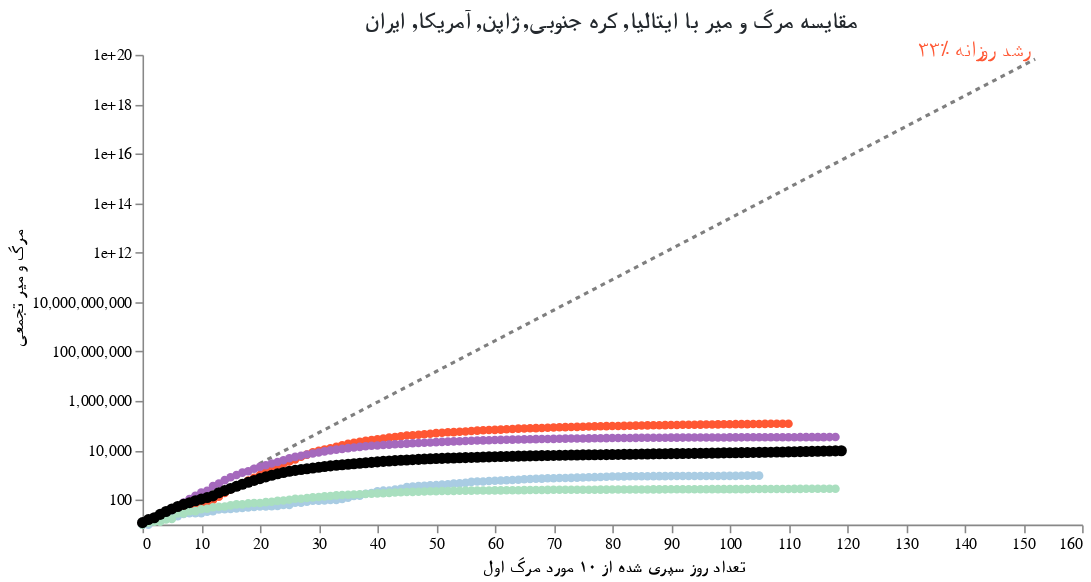

Notebook cell for this chart:
### Markdown cell above
کشور مورد نظر خود را انتخاب کنید:

### Code cell
#hide_input
base = alt.Chart(dff2, width=600).encode(
    x=alt.X(f'{COL_X}:Q',axis=alt.Axis(titleFont='Tahoma',title='تعداد روز سپری شده از ۱۰ مورد مرگ اول')),
    y=alt.Y('Confirmed Cases:Q', scale=alt.Scale(type='log'), axis=alt.Axis(titleFont='Tahoma', title='مرگ و میر تجمعی')),
    color=alt.Color('Country:N', scale=alt.Scale(domain=color_domain, range=color_range), legend=None),
    tooltip=['Country', 'Date', 'Confirmed Cases', COL_X]
)

country_selection = alt.selection_single(
    name='Select', fields=['Country'], 
    bind=alt.binding_select(options=list(sorted(set(countries) - set(baseline_countries)))),
    init={'Country': 'ایران'})

date_filter = alt.datum['Date'] >= int(max_date.timestamp() * 1000)
base2 = base.transform_filter(alt.FieldOneOfPredicate('Country', baseline_countries))
base3 = base.transform_filter(country_selection)
base4 = base3.transform_filter(date_filter)

max_day = dff2[COL_X].max()
ref = pd.DataFrame([[x, SINCE_CASES_NUM*1.33**x] for x in range(max_day+1)], columns=[COL_X, 'Confirmed Cases'])
base_ref = alt.Chart(ref).encode(x=f'{COL_X}:Q', y='Confirmed Cases:Q')
base_ref_f = base_ref.transform_filter(alt.datum[COL_X] >= max_day)

chart5 = (
 base_ref.mark_line(color='black', opacity=.5, strokeDash=[3,3]) + 
 base_ref_f.mark_text(dy=-6, align='right', fontSize=14, color='#FF5733', text='۳۳٪ رشد روزانه') + 
 base2.mark_line(point=True, tooltip=True) +
 base3.mark_line(point={'size':50}, tooltip=True) +
 base2.transform_filter(date_filter).mark_text(dy=-8, align='right').encode(text='Country:N') +
 base4.mark_text(dx=8, align='left', fontWeight='bold').encode(text='Country:N') +
 base4.mark_text(dx=8, dy=12, align='left', fontWeight='bold').encode(text='Confirmed Cases:Q')
).add_selection(country_selection).properties(
    title=f"مقایسه مرگ و میر با {', '.join(baseline_countries)}"
).configure_title(fontSize=15, font='Tahoma', color='#24292e').configure_axis(
    grid=False
    ).configure_view(
    strokeOpacity=0
    )
chart5

### Figure 1 — Vega-Lite specification as saved in the notebook (floating-point values rounded to 4 significant figures; data arrays with more than 128 entries replaced by an {"elided": "..."} marker saying what was removed)
{"config": {"view": {"continuousWidth": 400, "continuousHeight": 300, "strokeOpacity": 0}, "axis": {"grid": false}, "title": {"color": "#24292e", "font": "Tahoma", "fontSize": 15}}, "layer": [{"mark": {"type": "line", "color": "black", "opacity": 0.5, "strokeDash": [3, 3]}, "encoding": {"x": {"type": "quantitative", "field": "Days since 10th death"}, "y": {"type": "quantitative", "field": "Confirmed Cases"}}, "selection": {"Select": {"type": "single", "fields": ["Country"], "bind": {"input": "select", "options": ["آلمان", "استرالیا", "اسپانیا", "انگلیس", "فرانسه", "هند", "چین", "کانادا"]}, "init": {"Country": "ایران"}}}}, {"mark": {"type": "text", "align": "right", "color": "#FF5733", "dy": -6, "fontSize": 14, "text": "۳۳٪ رشد روزانه"}, "encoding": {"x": {"type": "quantitative", "field": "Days since 10th death"}, "y": {"type": "quantitative", "field": "Confirmed Cases"}}, "transform": [{"filter": "(datum['Days since 10th death'] >= 152)"}]}, {"data": {"name": "data-1f8033877f290370ebff32212c637161"}, "mark": {"type": "line", "point": true, "tooltip": true}, "encoding": {"color": {"type": "nominal", "field": "Country", "legend": null, "scale": {"domain": ["آلمان", "آمریکا", "استرالیا", "اسپانیا", "انگلیس", "ایتالیا", "ایران", "فرانسه", "هند", "چین", "ژاپن", "کانادا", "کره جنوبی", "لامباردی"], "range": ["#E59866", "#FF5733", "#ABEBC6", "#D5F5E3", "#D7BDE2", "#A569BD", "black", "#EB984E", "#C1B7AD", "#A1BA59", "#A9CCE3", "#F9E79F", "#A9DFBF", "#C1B7AD"]}}, "tooltip": [{"type": "nominal", "field": "Country"}, {"type": "temporal", "field": "Date"}, {"type": "quantitative", "field": "Confirmed Cases"}, {"type": "quantitative", "field": "Days since 10th death"}], "x": {"type": "quantitative", "axis": {"title": "تعداد روز سپری شده از ۱۰ مورد مرگ اول", "titleFont": "Tahoma"}, "field": "Days since 10th death"}, "y": {"type": "quantitative", "axis": {"title": "مرگ و میر تجمعی", "titleFont": "Tahoma"}, "field": "Confirmed Cases", "scale": {"type": "log"}}}, "transform": [{"filter": {"field": "Country", "oneOf": ["ایتالیا", "کره جنوبی", "ژاپن", "آمریکا", "ایران"]}}], "width": 600}, {"data": {"name": "data-1f8033877f290370ebff32212c637161"}, "mark": {"type": "line", "point": {"size": 50}, "tooltip": true}, "encoding": {"color": {"type": "nominal", "field": "Country", "legend": null, "scale": {"domain": ["آلمان", "آمریکا", "استرالیا", "اسپانیا", "انگلیس", "ایتالیا", "ایران", "فرانسه", "هند", "چین", "ژاپن", "کانادا", "کره جنوبی", "لامباردی"], "range": ["#E59866", "#FF5733", "#ABEBC6", "#D5F5E3", "#D7BDE2", "#A569BD", "black", "#EB984E", "#C1B7AD", "#A1BA59", "#A9CCE3", "#F9E79F", "#A9DFBF", "#C1B7AD"]}}, "tooltip": [{"type": "nominal", "field": "Country"}, {"type": "temporal", "field": "Date"}, {"type": "quantitative", "field": "Confirmed Cases"}, {"type": "quantitative", "field": "Days since 10th death"}], "x": {"type": "quantitative", "axis": {"title": "تعداد روز سپری شده از ۱۰ مورد مرگ اول", "titleFont": "Tahoma"}, "field": "Days since 10th death"}, "y": {"type": "quantitative", "axis": {"title": "مرگ و میر تجمعی", "titleFont": "Tahoma"}, "field": "Confirmed Cases", "scale": {"type": "log"}}}, "transform": [{"filter": {"selection": "Select"}}], "width": 600}, {"data": {"name": "data-1f8033877f290370ebff32212c637161"}, "mark": {"type": "text", "align": "right", "dy": -8}, "encoding": {"color": {"type": "nominal", "field": "Country", "legend": null, "scale": {"domain": ["آلمان", "آمریکا", "استرالیا", "اسپانیا", "انگلیس", "ایتالیا", "ایران", "فرانسه", "هند", "چین", "ژاپن", "کانادا", "کره جنوبی", "لامباردی"], "range": ["#E59866", "#FF5733", "#ABEBC6", "#D5F5E3", "#D7BDE2", "#A569BD", "black", "#EB984E", "#C1B7AD", "#A1BA59", "#A9CCE3", "#F9E79F", "#A9DFBF", "#C1B7AD"]}}, "text": {"type": "nominal", "field": "Country"}, "tooltip": [{"type": "nominal", "field": "Country"}, {"type": "temporal", "field": "Date"}, {"type": "quantitative", "field": "Confirmed Cases"}, {"type": "quantitative", "field": "Days since 10th death"}], "x": {"type": "quantitative", "axis": {"title": "تعداد روز سپری شده از ۱۰ مورد مرگ اول", "titleFont": "Tahoma"}, "field": "Days since 10th death"}, "y": {"type": "quantitative", "axis": {"title": "مرگ و میر تجمعی", "titleFont": "Tahoma"}, "field": "Confirmed Cases", "scale": {"type": "log"}}}, "transform": [{"filter": {"field": "Country", "oneOf": ["ایتالیا", "کره جنوبی", "ژاپن", "آمریکا", "ایران"]}}, {"filter": "(datum['Date'] >= 1592870400000)"}], "width": 600}, {"data": {"name": "data-1f8033877f290370ebff32212c637161"}, "mark": {"type": "text", "align": "left", "dx": 8, "fontWeight": "bold"}, "encoding": {"color": {"type": "nominal", "field": "Country", "legend": null, "scale": {"domain": ["آلمان", "آمریکا", "استرالیا", "اسپانیا", "انگلیس", "ایتالیا", "ایران", "فرانسه", "هند", "چین", "ژاپن", "کانادا", "کره جنوبی", "لامباردی"], "range": ["#E59866", "#FF5733", "#ABEBC6", "#D5F5E3", "#D7BDE2", "#A569BD", "black", "#EB984E", "#C1B7AD", "#A1BA59", "#A9CCE3", "#F9E79F", "#A9DFBF", "#C1B7AD"]}}, "text": {"type": "nominal", "field": "Country"}, "tooltip": [{"type": "nominal", "field": "Country"}, {"type": "temporal", "field": "Date"}, {"type": "quantitative", "field": "Confirmed Cases"}, {"type": "quantitative", "field": "Days since 10th death"}], "x": {"type": "quantitative", "axis": {"title": "تعداد روز سپری شده از ۱۰ مورد مرگ اول", "titleFont": "Tahoma"}, "field": "Days since 10th death"}, "y": {"type": "quantitative", "axis": {"title": "مرگ و میر تجمعی", "titleFont": "Tahoma"}, "field": "Confirmed Cases", "scale": {"type": "log"}}}, "transform": [{"filter": {"selection": "Select"}}, {"filter": "(datum['Date'] >= 1592870400000)"}], "width": 600}, {"data": {"name": "data-1f8033877f290370ebff32212c637161"}, "mark": {"type": "text", "align": "left", "dx": 8, "dy": 12, "fontWeight": "bold"}, "encoding": {"color": {"type": "nominal", "field": "Country", "legend": null, "scale": {"domain": ["آلمان", "آمریکا", "استرالیا", "اسپانیا", "انگلیس", "ایتالیا", "ایران", "فرانسه", "هند", "چین", "ژاپن", "کانادا", "کره جنوبی", "لامباردی"], "range": ["#E59866", "#FF5733", "#ABEBC6", "#D5F5E3", "#D7BDE2", "#A569BD", "black", "#EB984E", "#C1B7AD", "#A1BA59", "#A9CCE3", "#F9E79F", "#A9DFBF", "#C1B7AD"]}}, "text": {"type": "quantitative", "field": "Confirmed Cases"}, "tooltip": [{"type": "nominal", "field": "Country"}, {"type": "temporal", "field": "Date"}, {"type": "quantitative", "field": "Confirmed Cases"}, {"type": "quantitative", "field": "Days since 10th death"}], "x": {"type": "quantitative", "axis": {"title": "تعداد روز سپری شده از ۱۰ مورد مرگ اول", "titleFont": "Tahoma"}, "field": "Days since 10th death"}, "y": {"type": "quantitative", "axis": {"title": "مرگ و میر تجمعی", "titleFont": "Tahoma"}, "field": "Confirmed Cases", "scale": {"type": "log"}}}, "transform": [{"filter": {"selection": "Select"}}, {"filter": "(datum['Date'] >= 1592870400000)"}], "width": 600}], "data": {"name": "data-20b568ce5c633df777ba41d421527b37"}, "title": "مقایسه مرگ و میر با ایتالیا, کره جنوبی, ژاپن, آمریکا, ایران", "$schema": "https://vega.github.io/schema/vega-lite/v4.8.1.json", "datasets": {"data-20b568ce5c633df777ba41d421527b37": {"elided": "153 records"}, "data-1f8033877f290370ebff32212c637161": {"elided": "1540 records"}}}
